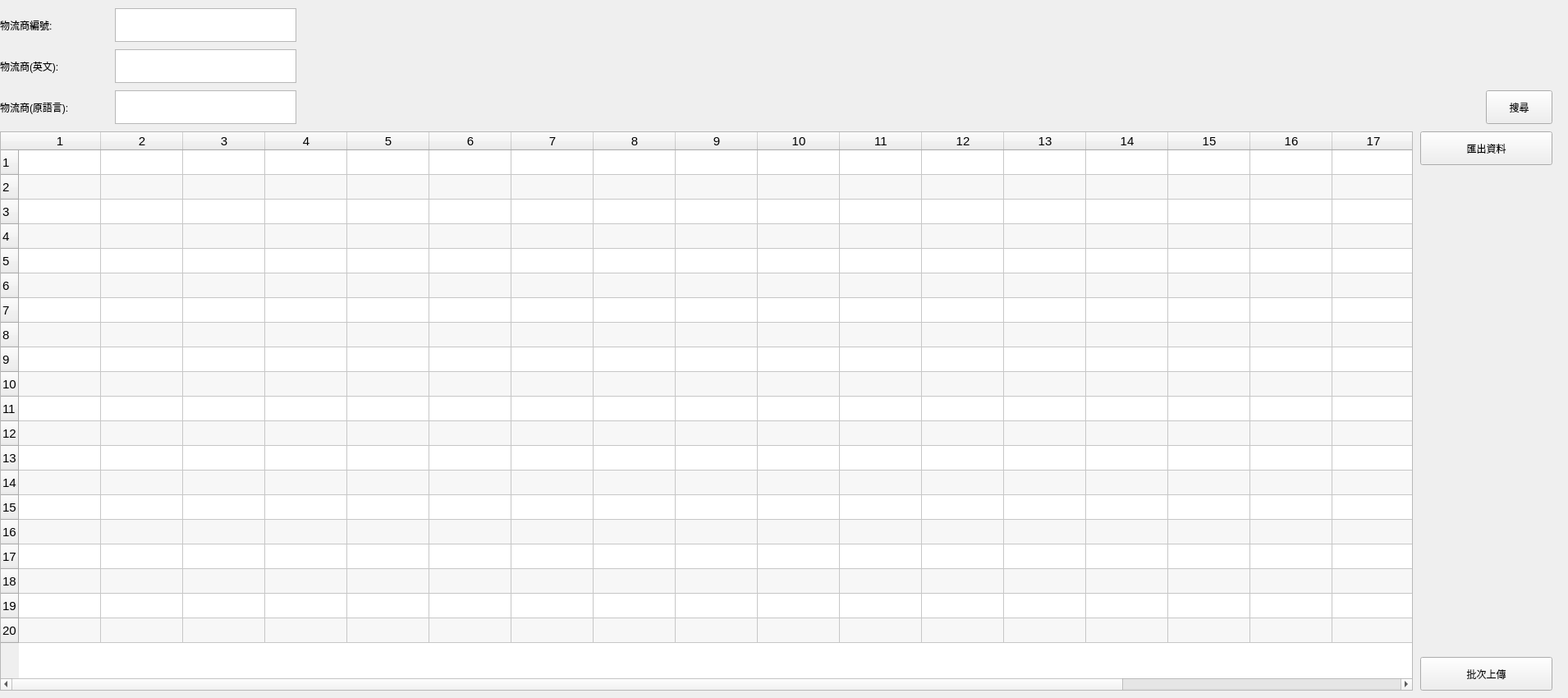
    <widget class="QWidget" name="tab_vendorManagement">
     <property name="sizePolicy">
      <sizepolicy hsizetype="Fixed" vsizetype="Fixed">
       <horstretch>0</horstretch>
       <verstretch>0</verstretch>
      </sizepolicy>
     </property>
     <property name="minimumSize">
      <size>
       <width>1910</width>
       <height>850</height>
      </size>
     </property>
     <attribute name="title">
      <string>物流商管理</string>
     </attribute>
     <widget class="QPushButton" name="vendor_pushButton_search">
      <property name="geometry">
       <rect>
        <x>1810</x>
        <y>110</y>
        <width>81</width>
        <height>41</height>
       </rect>
      </property>
      <property name="text">
       <string>搜尋</string>
      </property>
     </widget>
     <widget class="QPushButton" name="vendor_pushButton_generateCSV">
      <property name="geometry">
       <rect>
        <x>1730</x>
        <y>160</y>
        <width>161</width>
        <height>41</height>
       </rect>
      </property>
      <property name="text">
       <string>匯出資料</string>
      </property>
     </widget>
     <widget class="QLabel" name="vendor_label_vendorOL">
      <property name="geometry">
       <rect>
        <x>0</x>
        <y>110</y>
        <width>141</width>
        <height>41</height>
       </rect>
      </property>
      <property name="lineWidth">
       <number>0</number>
      </property>
      <property name="text">
       <string>物流商(原語言):</string>
      </property>
      <property name="textFormat">
       <enum>Qt::PlainText</enum>
      </property>
     </widget>
     <widget class="QLabel" name="vendor_label_vendorEN">
      <property name="geometry">
       <rect>
        <x>0</x>
        <y>60</y>
        <width>121</width>
        <height>41</height>
       </rect>
      </property>
      <property name="lineWidth">
       <number>0</number>
      </property>
      <property name="text">
       <string>物流商(英文):</string>
      </property>
      <property name="textFormat">
       <enum>Qt::PlainText</enum>
      </property>
     </widget>
     <widget class="QTextEdit" name="vendor_textEdit_vendorEN">
      <property name="geometry">
       <rect>
        <x>140</x>
        <y>60</y>
        <width>221</width>
        <height>41</height>
       </rect>
      </property>
     </widget>
     <widget class="QTextEdit" name="vendor_textEdit_vendorID">
      <property name="geometry">
       <rect>
        <x>140</x>
        <y>10</y>
        <width>221</width>
        <height>41</height>
       </rect>
      </property>
     </widget>
     <widget class="QTableWidget" name="vendor_tableWidget_display">
      <property name="geometry">
       <rect>
        <x>0</x>
        <y>160</y>
        <width>1721</width>
        <height>681</height>
       </rect>
      </property>
      <property name="font">
       <font>
        <pointsize>11</pointsize>
       </font>
      </property>
      <property name="alternatingRowColors">
       <bool>true</bool>
      </property>
      <property name="selectionBehavior">
       <enum>QAbstractItemView::SelectRows</enum>
      </property>
      <property name="rowCount">
       <number>20</number>
      </property>
      <property name="columnCount">
       <number>20</number>
      </property>
      <attribute name="horizontalHeaderMinimumSectionSize">
       <number>63</number>
      </attribute>
      <attribute name="horizontalHeaderShowSortIndicator" stdset="0">
       <bool>true</bool>
      </attribute>
      <attribute name="verticalHeaderDefaultSectionSize">
       <number>30</number>
      </attribute>
      <attribute name="verticalHeaderMinimumSectionSize">
       <number>30</number>
      </attribute>
      <row/>
      <row/>
      <row/>
      <row/>
      <row/>
      <row/>
      <row/>
      <row/>
      <row/>
      <row/>
      <row/>
      <row/>
      <row/>
      <row/>
      <row/>
      <row/>
      <row/>
      <row/>
      <row/>
      <row/>
      <column/>
      <column/>
      <column/>
      <column/>
      <column/>
      <column/>
      <column/>
      <column/>
      <column/>
      <column/>
      <column/>
      <column/>
      <column/>
      <column/>
      <column/>
      <column/>
      <column/>
      <column/>
      <column/>
      <column/>
     </widget>
     <widget class="QTextEdit" name="vendor_textEdit_vendorOL">
      <property name="geometry">
       <rect>
        <x>140</x>
        <y>110</y>
        <width>221</width>
        <height>41</height>
       </rect>
      </property>
     </widget>
     <widget class="QLabel" name="vendor_label_vendorID">
      <property name="geometry">
       <rect>
        <x>0</x>
        <y>10</y>
        <width>111</width>
        <height>41</height>
       </rect>
      </property>
      <property name="lineWidth">
       <number>0</number>
      </property>
      <property name="text">
       <string>物流商編號:</string>
      </property>
      <property name="textFormat">
       <enum>Qt::PlainText</enum>
      </property>
     </widget>
     <widget class="QPushButton" name="vendor_pushButton_batchUpload">
      <property name="geometry">
       <rect>
        <x>1730</x>
        <y>800</y>
        <width>161</width>
        <height>41</height>
       </rect>
      </property>
      <property name="text">
       <string>批次上傳</string>
      </property>
     </widget>
    </widget>
